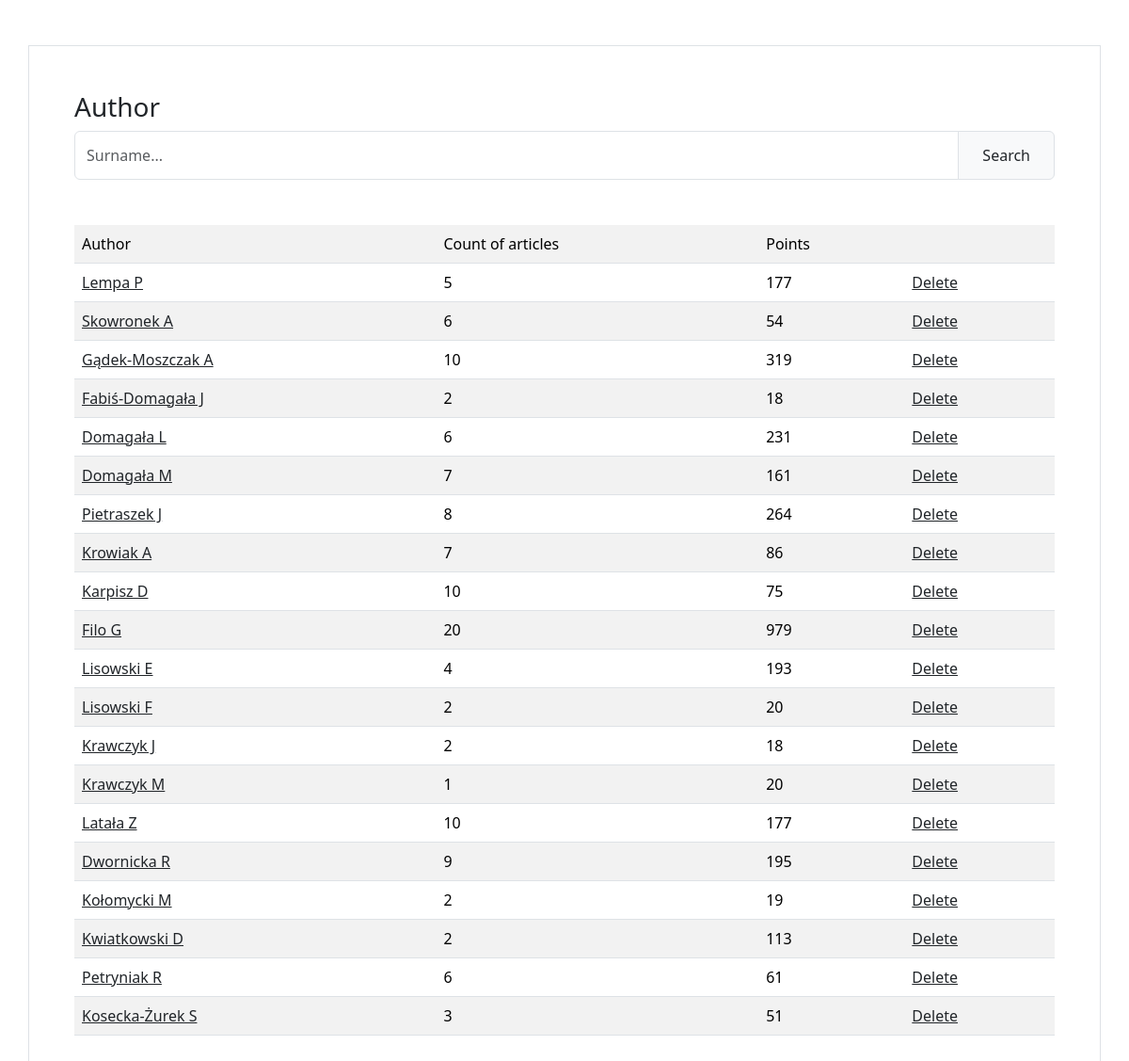
The page / on the database its author committed.
### biblos/models.py (models this page shows)
class Author(models.Model):
    name = models.CharField(max_length = 200, blank=True, null=True, unique = True)
    class Meta:
        db_table = 'author'

### biblos/views.py (the view)
# urls.py: path('', views.dashboard, name='dashboard'),
def dashboard(request):
    authors = Author.objects.all()
    dict = {}
    for author in authors:
        articles = Article.objects.filter(author=author, points__gt=0)
        points = 0
        for article in articles:
            points += article.points
        articles_count = articles.count()
        if points > 0:
            dict.update({author: [points, articles_count]})
    return render(request, 'biblos/dashboard.html', context={'dict': dict})

### biblos/templates/biblos/dashboard.html (shortened to what this page needs)
{% extends 'biblos/base.html' %}
{% block content %}
<div class="container p-5 my-5 border">
    <form action="search/" method="POST">
        <p class="h3">Author</p>
        <div class="input-group">
            <input id="author" type="text" name="author" class="form-control" placeholder="Surname...">
            <span class="input-group-text"><button type="submit" class="btn" onClick=BlurPage()>Search</button></span>
        </div>
    </form>
    <br>
    <br>
    {% if dict %}
    <table class="table table-striped">
        <tr>
            <td>Author</td>
            <td>Count of articles</td>
            <td>Points</td>
            <td></td>
        </tr>
        {% for author, values in dict.items %}
        <tr>
            <td><a href="{% url 'articles' id=author.id %}" class="link-dark">{{author.name}}</a></td>
            <td>{{values.1}}</td>
            <td>{{values.0}}</td>
            <td><a href="{% url 'delete' id=author.id %}" class="link-dark">Delete</a></td>
        </tr>
        {% endfor %}
    </table>
    {% endif %}
</div>
{% endblock %}

### rows shown on the page
Author: name "Lempa P", values "5", values "177"
Author: name "Skowronek A", values "6", values "54"
Author: name "Gądek-Moszczak A", values "10", values "319"
Author: name "Fabiś-Domagała J", values "2", values "18"
Author: name "Domagała L", id "6", values "231"
Author: name "Domagała M", id "7", values "161"
Author: name "Pietraszek J", values "8", values "264"
Author: name "Krowiak A", values "7", values "86"
Author: name "Karpisz D", values "10", values "75"
Author: name "Filo G", values "20", values "979"
Author: name "Lisowski E", values "4", values "193"
Author: name "Lisowski F", values "2", values "20"
Author: name "Krawczyk J", values "2", values "18"
Author: name "Krawczyk M", values "1", values "20"
Author: name "Latała Z", values "10", values "177"
Author: name "Dwornicka R", values "9", values "195"
Author: name "Kołomycki M", values "2", values "19"
Author: name "Kwiatkowski D", values "2", values "113"
Author: name "Petryniak R", values "6", values "61"
Author: name "Kosecka-Żurek S", values "3", values "51"
